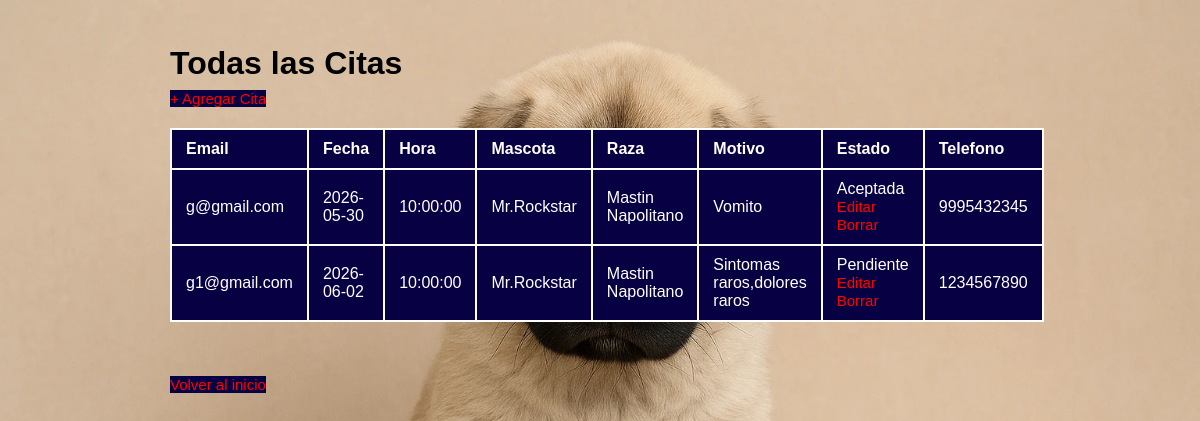
The page /admin-citas.php (signed in) on the database its author committed.
### tables this page shows
CREATE TABLE `citas` (
  `id` int(11) NOT NULL,
  `id_usuario` int(11) NOT NULL,
  `fecha` date NOT NULL,
  `hora` time NOT NULL,
  `raza` varchar(100) NOT NULL,
  `nom_mascota` varchar(100) NOT NULL,
  `motivo` varchar(255) NOT NULL,
  `estado` enum('Pendiente','Aceptada','Cancelada') NOT NULL DEFAULT 'Pendiente',
  `telefono` varchar(20) NOT NULL
);

CREATE TABLE `usuarios` (
  `id` int(11) NOT NULL,
  `nombre` varchar(100) NOT NULL,
  `email` varchar(150) NOT NULL,
  `password` varchar(255) NOT NULL,
  `role` enum('admin','user') NOT NULL DEFAULT 'user'
);

### admin-citas.php (the view, shortened to what this page needs)
<?php
require './Db/connection.php';
$sql   = "SELECT citas.id, citas.fecha, citas.hora, citas.raza, citas.nom_mascota, citas.motivo, citas.estado, citas.telefono, usuarios.email
          FROM citas INNER JOIN usuarios ON citas.id_usuario = usuarios.id";
$query = mysqli_query($conn, $sql);
?>
<!DOCTYPE html>
<html lang="es">
<head>
  <link rel="stylesheet" href="./citas.css">
</head>
<body>
  <div class="contenedor">
    <h1>Todas las Citas</h1>
    <a class="link" href="./admin-agregar-cita.php">+ Agregar Cita</a>
    <table>
      <thead>
        <tr>
          <th>Email</th>
          <th>Fecha</th>
          <th>Hora</th>
          <th>Mascota</th>
          <th>Raza</th>
          <th>Motivo</th>
          <th>Estado</th>
          <th>Telefono</th>
        </tr>
      </thead>
      <tbody>
        <?php while ($cita = mysqli_fetch_array($query)) { ?>
          <tr>
            <td><?php echo $cita['email']; ?></td>
            <td><?php echo $cita['fecha']; ?></td>
            <td><?php echo $cita['hora']; ?></td>
            <td><?php echo $cita['nom_mascota']; ?></td>
            <td><?php echo $cita['raza']; ?></td>
            <td><?php echo $cita['motivo']; ?></td>
            <td>
              <?php echo $cita['estado']; ?>
              <a class="link" href="./editarcita.php?id=<?php echo $cita['id']; ?>">Editar</a>
              <a class="link" href="./admin-citas.php?borrar=<?php echo $cita['id']; ?>">Borrar</a>
            </td>
            <td><?php echo $cita['telefono']; ?></td>
          </tr>
        <?php } ?>
      </tbody>
    </table>
    <br><br><br>
    <a class="link" href="./index.php">Volver al inicio</a>
  </div>
</body>
</html>

### citas.css (style rules this page uses)
body { font-family: sans-serif; margin: 0; padding: 0; background-image: url("./imagenes/kangal.webp"); background-size: cover; background-repeat: no-repeat; min-height: 100vh; background-attachment: fixed; min-height: 100vh; }
a { text-decoration: none; }
.contenedor { max-width: 860px; margin: 0 auto; padding: 1.5rem; }
h1 { margin-bottom: 8px; }
.link { text-align: center; font-size: 15px; margin-top: 16px; color: red; text-decoration: none; background-color: #070042; }
table { width: 100%; border-collapse: collapse; margin-top: 20px; color: white; background-color: #070042; color: white; }
th, td { border: 2px solid #fffcfc; padding: 10px 14px; text-align: left; }

### rows shown on the page
citas: id_usuario.email "g@gmail.com", fecha "2026-05-30", hora "10:00:00", nom_mascota "Mr.Rockstar", raza "Mastin Napolitano", motivo "Vomito", estado "Aceptada", telefono "9995432345"
citas: id_usuario.email "g1@gmail.com", fecha "2026-06-02", hora "10:00:00", nom_mascota "Mr.Rockstar", raza "Mastin Napolitano", motivo "Sintomas raros,dolores raros", estado "Pendiente", telefono "1234567890"
